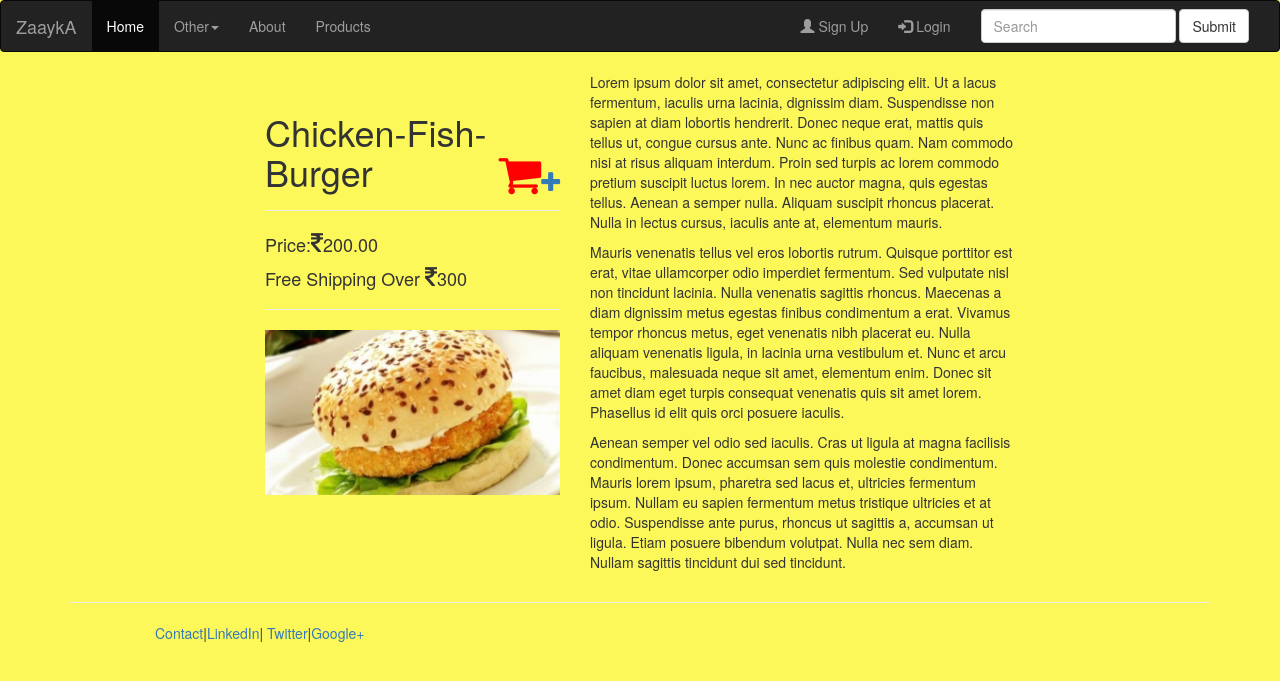
Page /products/chicken-fish-burger/ on the committed database.
### Products/models.py (models this page shows, shortened)
class Product(models.Model):
    title= models.CharField(max_length=120)
    description = models.TextField()
    price = models.DecimalField(decimal_places=2,max_digits=12)
    category = models.DecimalField(decimal_places=0,max_digits=2,default=False)
    slug =models.SlugField(unique=True)
    timestamp = models.DateTimeField(auto_now_add=True,auto_now=False)
    update = models.DateTimeField(auto_now_add=False,auto_now=True)
    active = models.BooleanField(default=True)
    class Meta:
        unique_together =('title','slug')

class ProductImage(models.Model):
    product = models.ForeignKey(Product,on_delete=models.CASCADE)
    image = models.ImageField(upload_to='fdimg')
    featured = models.BooleanField(default=False)
    thumbnail = models.BooleanField(default=False)
    active = models.BooleanField(default=True)
    update = models.DateTimeField(auto_now_add=False,auto_now=True)

### Products/views.py (the view)
# urls.py: path('products/<slug:slug>/',product_views.single,name='single_product'),
def single(request,slug):
    try:
        product = Product.objects.get(slug=slug)
        images = product.productimage_set.all()
        context ={'product': product,"images":images}
        template = 'Products/single.html'
        return render(request,template,context)
    except:
        raise Http404

### Products/templates/Products/single.html
{% extends "Products/base.html" %}
{% block content %}
<div class="row">
  <div class="col-md-5">
    <div class="page-header">
    <h1>{{product.title}}  <a href="{% url 'update_cart' product.slug 1 %}" class="pull-right"><i class="fa fa-shopping-cart" style="font-size:46px;color:red"></i><i class="fa fa-plus" style="font-size:24px"></i></a></h1>
  </div>
  <h4>Price:<i class="fa fa-inr" style="font-size:24px"></i>{{product.price}}</h4>
  <h4>Free Shipping Over <i class="fa fa-inr" style="font-size:24px"></i>300</h4>
  <hr>
    {% for img in images %}
        <img class=" img-responsive" src="{{ img.image.url }}" alt="Card image">
    {% endfor %}
  </div>
  <div class="col-md-7">
    {{product.description|linebreaks}}
  </div>
{% endblock %}

### rows in the picture
Product: title "Chicken-Fish-Burger", price "200.00", description "Lorem ipsum dolor sit amet, consectetur adipiscing elit. Ut a lacus fermentum, iaculis urna lacinia, dignissim diam. Suspendisse non sapien at diam lobortis hendrerit. Donec neque erat, mattis quis tellus ut, congue cursus ante. Nunc ac finibus quam. Nam commodo nisi at risus aliquam interdum. Proin sed turpis ac lorem commodo pretium suscipit luctus lorem. In nec auctor magna, quis egestas tellus. Aenean a semper nulla. Aliquam suscipit rhoncus placerat. Nulla in lectus cursus, iaculis ante at, elementum mauris. Mauris venenatis tellus vel eros lobortis rutrum. Quisque porttitor est erat, vitae ullamcorper odio imperdiet fermentum. Sed vulputate nisl non tincidunt lacinia. Nulla venenatis…"
ProductImage: image (picture)
